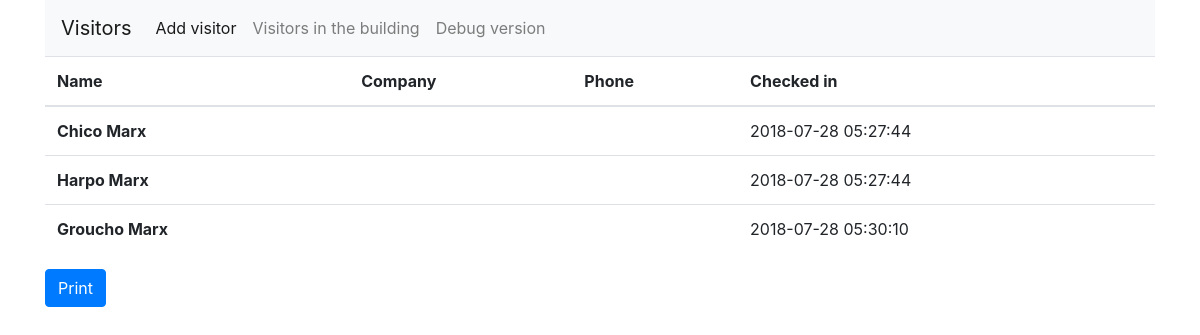
Page /inthebuilding.php on the earlier database version.
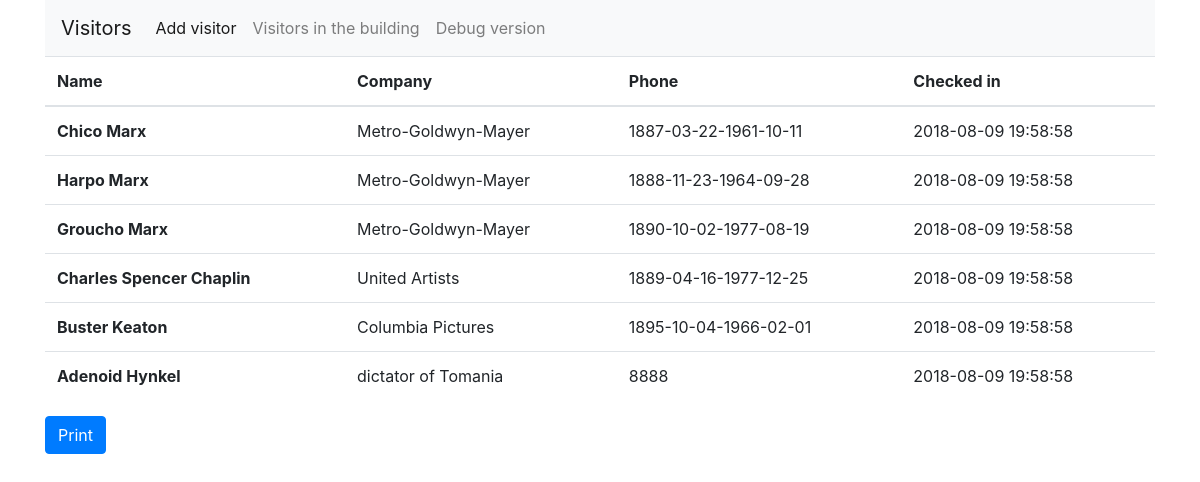
Same page on the later database version.
### tables this page shows
CREATE TABLE `visitors` (
  `id` int(11) NOT NULL,
  `company` varchar(100) NOT NULL,
  `name` varchar(100) NOT NULL,
  `phone` varchar(50) NOT NULL,
  `errand` text NOT NULL,
  `checkin` timestamp NOT NULL DEFAULT CURRENT_TIMESTAMP,
  `checkout` timestamp NULL DEFAULT NULL,
  `image_url` varchar(255) DEFAULT NULL
);

### inthebuilding.php (the view, shortened to what this page needs)
<?php
	require('config/db.php');
	$query = 'SELECT * FROM visitors WHERE checkout IS NULL';
	$result = mysqli_query($conn, $query);
	$posts = mysqli_fetch_all($result, MYSQLI_ASSOC);
?>
<?php include('inc/header.php'); ?>
	<div class="container">
    <table class="table">
      <thead>
        <tr>
          <th scope="col">Name</th>
          <th scope="col">Company</th>
          <th scope="col">Phone</th>
          <th scope="col">Checked in</th>
        </tr>
      </thead>
      <tbody>
        <?php foreach($posts as $post) : ?>
          <tr>
            <th scope="row"><class="text-secondary"><?php echo $post['name']; ?></th>
            <td><?php echo $post['company']; ?></td>
            <td><?php echo $post['phone']; ?></td>
            <td><?php echo $post['checkin']; ?></td>
          </tr>
        <?php endforeach; ?>
      </tbody>
    </table>
    <form method="POST" action="<?php $_SERVER['PHP_SELF']; ?>">
      <input type="button" value="Print" name="printsummary" class="btn btn-primary" onclick="window.print()">
    </form>
	</div>
<?php include('inc/footer.php'); ?>

Differences in the rows shown:
changed visitors "Chico Marx": company (not shown) → "Metro-Goldwyn-Mayer"; phone (not shown) → "1887-03-22-1961-10-11"; checkin "2018-07-28 05:27:44" → "2018-08-09 19:58:58"
changed visitors "Harpo Marx": company (not shown) → "Metro-Goldwyn-Mayer"; phone (not shown) → "1888-11-23-1964-09-28"; checkin "2018-07-28 05:27:44" → "2018-08-09 19:58:58"
changed visitors "Groucho Marx": company (not shown) → "Metro-Goldwyn-Mayer"; phone (not shown) → "1890-10-02-1977-08-19"; checkin "2018-07-28 05:30:10" → "2018-08-09 19:58:58"
added visitors: name "Charles Spencer Chaplin", company "United Artists", phone "1889-04-16-1977-12-25", checkin "2018-08-09 19:58:58"
added visitors: name "Buster Keaton", company "Columbia Pictures", phone "1895-10-04-1966-02-01", checkin "2018-08-09 19:58:58"
added visitors: name "Adenoid Hynkel", company "dictator of Tomania", phone "8888", checkin "2018-08-09 19:58:58"
